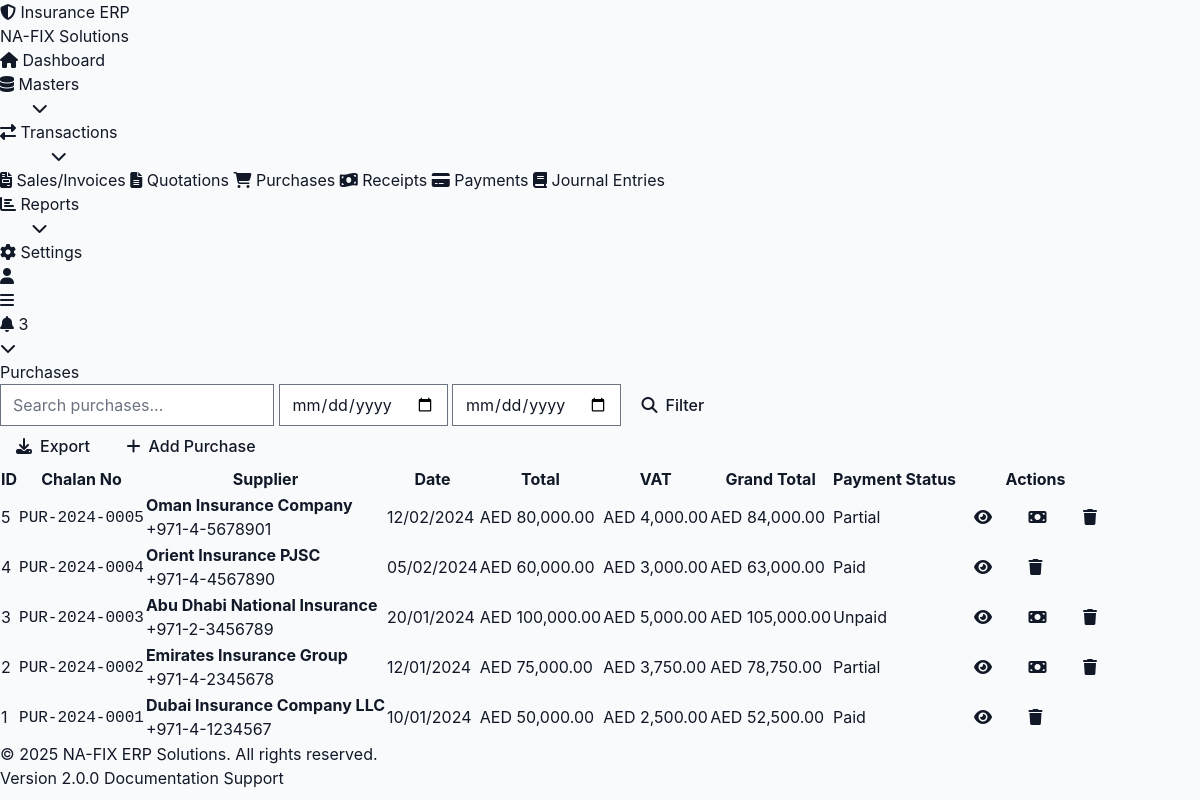
Page /index.php/purchases on the committed database.
### tables this page shows
CREATE TABLE IF NOT EXISTS `product_purchase` (
  `purchase_id` int(11) NOT NULL AUTO_INCREMENT,
  `chalan_no` varchar(100) NOT NULL,
  `supplier_id` int(11) NOT NULL,
  `purchase_date` date NOT NULL,
  `total_amount` decimal(15,2) NOT NULL,
  `vat` decimal(15,2) DEFAULT 0.00,
  `grand_total_amount` decimal(15,2) NOT NULL,
  `payment_status` enum('unpaid','partial','paid') DEFAULT 'unpaid',
  `created_at` timestamp DEFAULT CURRENT_TIMESTAMP,
  PRIMARY KEY (`purchase_id`),
  KEY `supplier_id` (`supplier_id`),
  KEY `purchase_date` (`purchase_date`)
);

CREATE TABLE IF NOT EXISTS `supplier_information` (
  `supplier_id` int(11) NOT NULL AUTO_INCREMENT,
  `supplier_name` varchar(255) NOT NULL,
  `supplier_mobile` varchar(20) NOT NULL,
  `supplier_email` varchar(100) DEFAULT NULL,
  `supplier_address_1` text,
  `supplier_address_2` text,
  `city` varchar(100) DEFAULT NULL,
  `state` varchar(100) DEFAULT NULL,
  `zip` varchar(20) DEFAULT NULL,
  `country` varchar(100) DEFAULT NULL,
  `contact` varchar(100) DEFAULT NULL,
  `credit_limit` decimal(15,2) DEFAULT 0.00,
  `status` tinyint(1) DEFAULT 1,
  PRIMARY KEY (`supplier_id`)
);

### application/controllers/Purchases.php (called while the page is built, shortened)
<?php
class Purchases extends CI_Controller {
    public function __construct() {
        $this->load->model('Purchase_model');
        $this->load->model('Supplier_model');
        $this->load->model('Product_model');
    }
    public function index() {
        $page = $this->input->get('page') ?? 1;
        $search = $this->input->get('search') ?? '';
        $filters = [
            'from_date' => $this->input->get('from_date'),
            'to_date' => $this->input->get('to_date')
        ];
        $result = $this->Purchase_model->get_paginated(25, $page, $search, $filters);
        $data = [
            'page_title' => 'Purchases',
            'purchases' => $result->data,
            'pagination' => $result,
            'search' => $search,
            'filters' => $filters,
            'main_content' => 'purchases/index'
        ];
        $this->load->view('templates/modern_layout', $data);
    }
}

### index.php (called while the page is built, shortened)
<?php
require_once BASEPATH.'core/CodeIgniter.php';

### application/models/Purchase_model.php (called while the page is built, shortened)
<?php
class Purchase_model extends MY_Model {
    protected $table = 'product_purchase';
    public function get_paginated($per_page = 25, $page = 1, $search = '', $filters = []) {
        $offset = ($page - 1) * $per_page;
        $this->db->select('p.*, s.supplier_name, s.supplier_mobile');
        $this->db->from($this->table . ' p');
        $this->db->join('supplier_information s', 'p.supplier_id = s.supplier_id', 'left');
        $total = $this->db->count_all_results('', false);
        $this->db->limit($per_page, $offset);
        $this->db->order_by('p.purchase_date', 'DESC');
        $data = $this->db->get()->result();
        return (object) [
            'data' => $data,
            'total' => $total,
            'per_page' => $per_page,
            'current_page' => $page,
            'total_pages' => ceil($total / $per_page)
        ];
    }
}

### application/views/purchases/index.php (the view, shortened to what this page needs)
<div class="flex flex-col md:flex-row justify-between items-start md:items-center gap-4 mb-6">
    <div class="flex gap-4 w-full md:w-auto">
        <form method="get" action="<?php echo base_url('purchases'); ?>" class="flex gap-2 flex-wrap">
            <input type="text"
                   name="search"
                   value="<?php echo htmlspecialchars($search); ?>"
                   placeholder="Search purchases..."
                   class="px-4 py-2 border border-gray-300 rounded-lg focus:ring-2 focus:ring-primary-500">
            <input type="date"
                   name="from_date"
                   value="<?php echo $filters['from_date'] ?? ''; ?>"
                   placeholder="From Date"
                   class="px-4 py-2 border border-gray-300 rounded-lg focus:ring-2 focus:ring-primary-500">
            <input type="date"
                   name="to_date"
                   value="<?php echo $filters['to_date'] ?? ''; ?>"
                   placeholder="To Date"
                   class="px-4 py-2 border border-gray-300 rounded-lg focus:ring-2 focus:ring-primary-500">
            <button type="submit" class="btn btn-secondary">
                <i class="fas fa-search"></i> Filter
            </button>
        </form>
    </div>
    <div class="flex gap-2">
        <a href="<?php echo base_url('purchases/export'); ?>" class="btn btn-secondary">
            <i class="fas fa-download"></i> Export
        </a>
        <a href="<?php echo base_url('purchases/add'); ?>" class="btn btn-primary">
            <i class="fas fa-plus"></i> Add Purchase
        </a>
    </div>
</div>
<div class="overflow-x-auto">
        <?php if (empty($purchases)): ?>
            <tr>
                <td colspan="9" class="text-center py-8 text-gray-500">
                    <i class="fas fa-shopping-cart text-4xl mb-2"></i>
                    <p>No purchases found</p>
                    <?php if ($search || $filters['from_date']): ?>
                        <a href="<?php echo base_url('purchases'); ?>" class="text-primary-600 hover:underline">View all purchases</a>
                    <?php endif; ?>
                </td>
            </tr>
        <?php else: ?>
            <?php foreach ($purchases as $purchase): ?>
                <tr>
                    <td><?php echo $purchase->purchase_id; ?></td>
                    <td>
                        <code class="text-sm font-semibold"><?php echo htmlspecialchars($purchase->chalan_no); ?></code>
                    </td>
                    <td>
                        <strong><?php echo htmlspecialchars($purchase->supplier_name ?? 'N/A'); ?></strong>
                        <br>
                        <span class="text-sm text-gray-600"><?php echo htmlspecialchars($purchase->supplier_mobile ?? ''); ?></span>
                    </td>
                    <td><?php echo format_date($purchase->purchase_date); ?></td>
                    <td><?php echo format_currency($purchase->total_amount); ?></td>
                    <td><?php echo format_currency($purchase->vat ?? 0); ?></td>
                    <td class="font-semibold"><?php echo format_currency($purchase->grand_total_amount); ?></td>
                    <td>
                        <?php
                        $status = $purchase->payment_status ?? 'unpaid';
                        if ($status == 'paid') {
                            echo '<span class="badge badge-success">Paid</span>';
                        } elseif ($status == 'partial') {
                            echo '<span class="badge badge-warning">Partial</span>';
                        } else {
                            echo '<span class="badge badge-danger">Unpaid</span>';
                        }
                        ?>
                    </td>
                    <td>
                        <div class="flex gap-2">
                            <a href="<?php echo base_url('purchases/view/' . $purchase->purchase_id); ?>"
                               class="btn btn-sm btn-info" title="View">
                                <i class="fas fa-eye"></i>
                            </a>
                            <?php if ($status != 'paid'): ?>
                                <a href="<?php echo base_url('payments/add?purchase_id=' . $purchase->purchase_id); ?>"
                                   class="btn btn-sm btn-success" title="Add Payment">
                                    <i class="fas fa-money-bill"></i>
                                </a>
                            <?php endif; ?>
                            <button onclick="confirmDelete(<?php echo $purchase->purchase_id; ?>, '<?php echo addslashes($purchase->chalan_no); ?>')"
                                    class="btn btn-sm btn-danger" title="Delete">
                                <i class="fas fa-trash"></i>
                            </button>
                        </div>
                    </td>
                </tr>
            <?php endforeach; ?>
        <?php endif; ?>
</div>

### rows in the picture
product_purchase: purchase_id "5", chalan_no "PUR-2024-0005", supplier.supplier_name "Oman Insurance Company", supplier.supplier_mobile "+971-4-5678901", purchase_date "12/02/2024", total_amount "AED 80,000.00", vat "AED 4,000.00", grand_total_amount "AED 84,000.00", payment_status "Partial"
product_purchase: purchase_id "4", chalan_no "PUR-2024-0004", supplier.supplier_name "Orient Insurance PJSC", supplier.supplier_mobile "+971-4-4567890", purchase_date "05/02/2024", total_amount "AED 60,000.00", vat "AED 3,000.00", grand_total_amount "AED 63,000.00", payment_status "Paid"
product_purchase: purchase_id "3", chalan_no "PUR-2024-0003", supplier.supplier_name "Abu Dhabi National Insurance", supplier.supplier_mobile "+971-2-3456789", purchase_date "20/01/2024", total_amount "AED 100,000.00", vat "AED 5,000.00", grand_total_amount "AED 105,000.00", payment_status "Unpaid"
product_purchase: purchase_id "2", chalan_no "PUR-2024-0002", supplier.supplier_name "Emirates Insurance Group", supplier.supplier_mobile "+971-4-2345678", purchase_date "12/01/2024", total_amount "AED 75,000.00", vat "AED 3,750.00", grand_total_amount "AED 78,750.00", payment_status "Partial"
product_purchase: purchase_id "1", chalan_no "PUR-2024-0001", supplier.supplier_name "Dubai Insurance Company LLC", supplier.supplier_mobile "+971-4-1234567", purchase_date "10/01/2024", total_amount "AED 50,000.00", vat "AED 2,500.00", grand_total_amount "AED 52,500.00", payment_status "Paid"

### other values in the picture
$title "Purchases"
$header "ID"
$header "Chalan No"
$header "Supplier"
$header "Date"
$header "Total"
$header "VAT"
$header "Grand Total"
$header "Payment Status"
$header "Actions"
